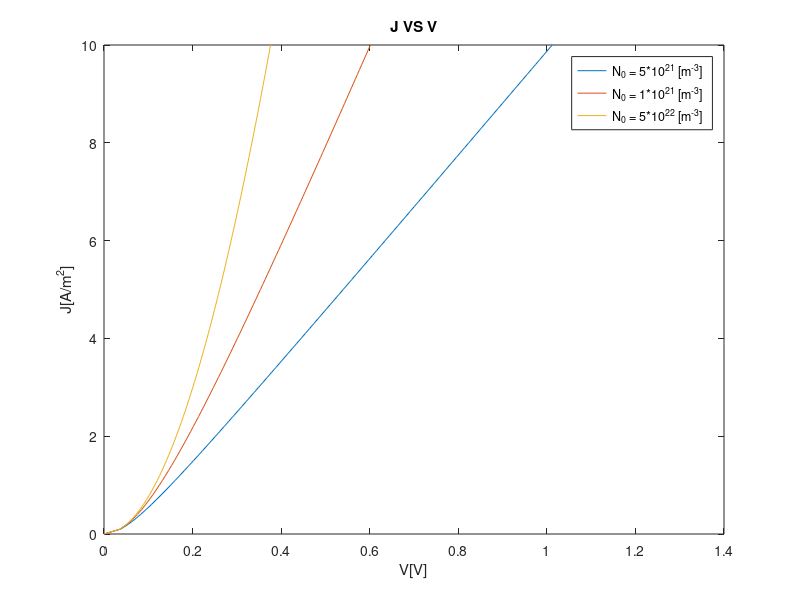
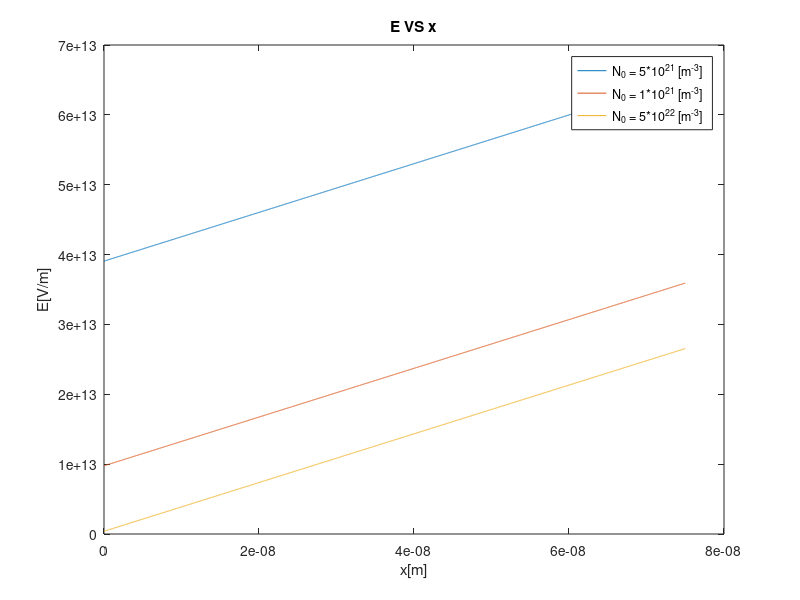
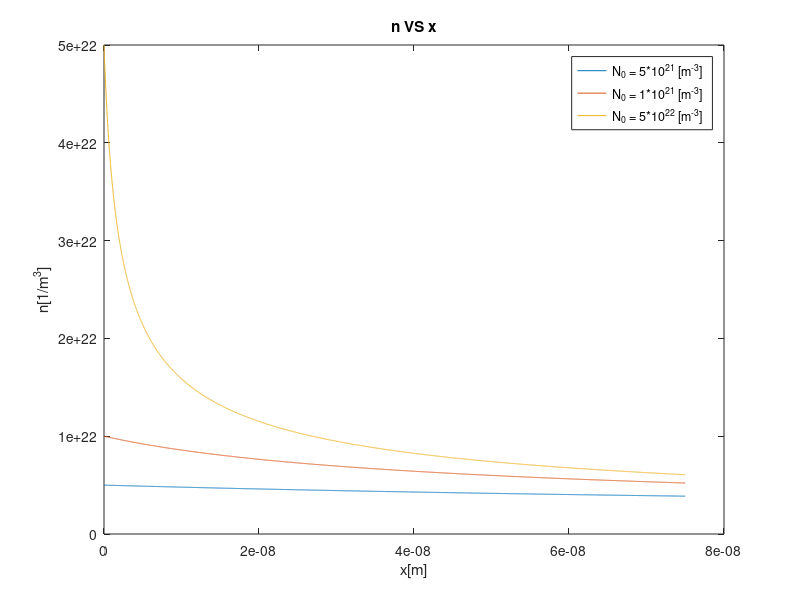
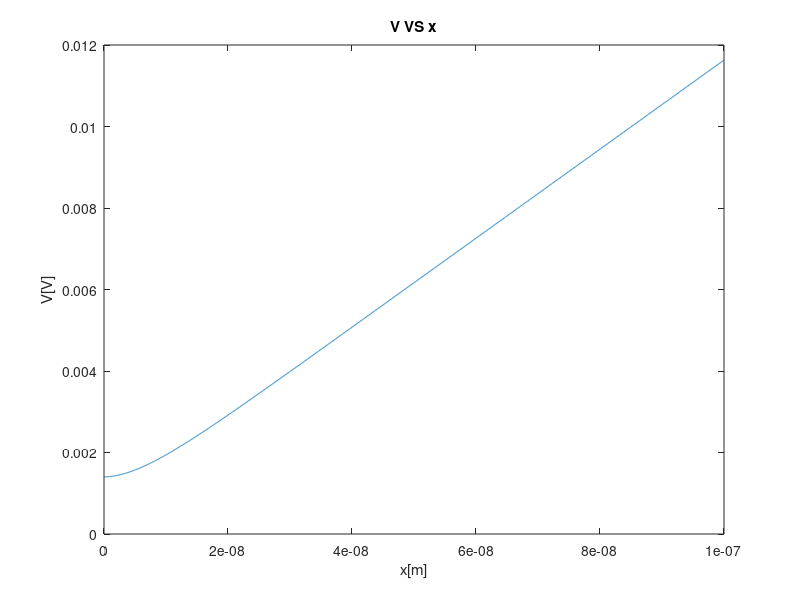

The MATLAB source for these figures, in order:
%% Homework 1 - Yuval Toren 303031603
%% Problem 3
%% J(V)
J = (0:0.01*10:1*10);
mu = 10^-9;
L = 75*10^-9;
x = (0:0.01*10^-9:L);
n = 1.8;
epsr = n^2;
N0 = 5*10^21;
eps0 = 8.85*10^-12;
q = 1.6*10^-19;%1.6*10^-19;
K = (epsr*eps0*J)/(2*mu*q^2*N0^2);
V = sqrt((8.*J)/(9*epsr*eps0*mu)).*((K+L).^(3/2)-K.^(3/2));
%% plots
f1 = figure(1);
plot(V,J);
title("J VS V");
xlabel("V[V]")
ylabel("J[A/m^2]");
hold on
N0 = 1*10^22;
K = (epsr*eps0*J)/(2*mu*q^2*N0^2);
V = sqrt((8.*J)/(9*epsr*eps0*mu)).*((K+L).^(3/2)-K.^(3/2));
plot(V,J);
hold on
N0 = 5*10^22;
K = (epsr*eps0*J)/(2*mu*q^2*N0^2);
V = sqrt((8.*J)/(9*epsr*eps0*mu)).*((K+L).^(3/2)-K.^(3/2));
plot(V,J);
legend('N_0 = 5*10^2^1 [m^-^3]','N_0 = 1*10^2^1 [m^-^3]','N_0 = 5*10^2^2 [m^-^3]');
saveas(f1,"JV.jpg")
%% E(X)
N0 = 5*10^21;
J = 5;
K = (epsr*eps0*J)/(2*mu*q^2*N0^2);
E = (2*J/(epsr*eps0*mu))*(x+K);
%% plots
f2 = figure(2);
plot(x,E);
title("E VS x");
xlabel("x[m]")
ylabel("E[V/m]");
hold on
N0 = 1*10^22;
K = (epsr*eps0*J)/(2*mu*q^2*N0^2);
E = (2*J/(epsr*eps0*mu))*(x+K);
plot(x,E);
hold on
N0 = 5*10^22;
K = (epsr*eps0*J)/(2*mu*q^2*N0^2);
E = (2*J/(epsr*eps0*mu))*(x+K);
plot(x,E);
legend('N_0 = 5*10^2^1 [m^-^3]','N_0 = 1*10^2^1 [m^-^3]','N_0 = 5*10^2^2 [m^-^3]');
saveas(f2,"Ex.jpg")
%% n(x)
N0 = 5*10^21;
K = (epsr*eps0*J)/(2*mu*q^2*N0^2);
N = sqrt(J*epsr*eps0/(2*mu))*(1/q)*(1./sqrt(K+x));
%% plots
f5 = figure(5);
plot(x,N);
title("n VS x");
xlabel("x[m]")
ylabel("n[1/m^3]");
hold on
N0 = 1*10^22;
K = (epsr*eps0*J)/(2*mu*q^2*N0^2);
N = sqrt(J*epsr*eps0/(2*mu))*(1/q)*(1./sqrt(K+x));
plot(x,N);
hold on
N0 = 5*10^22;
K = (epsr*eps0*J)/(2*mu*q^2*N0^2);
N = sqrt(J*epsr*eps0/(2*mu))*(1/q)*(1./sqrt(K+x));
plot(x,N);
legend('N_0 = 5*10^2^1 [m^-^3]','N_0 = 1*10^2^1 [m^-^3]','N_0 = 5*10^2^2 [m^-^3]');
saveas(f5,"Nx.jpg")
%% Problem 4
%% V(x)
epsr = 3^2;
L = 100*10^(-9);
Nc = 10^27;
KT = 298*8.62*10^(-5);
x = (0:0.01*10^-9:L);
V = (q*Nc/(epsr*eps0))*((L*KT)/0.4)*exp(-0.3/KT).*...
    ((1+exp((-0.4.*x)./(L*KT))).*((L*KT)/0.4)+x);
%% plots
f4 = figure(4);
plot(x,V);
title("V VS x");
xlabel("x[m]")
ylabel("V[V]");
saveas(f4,"Vx.jpg")